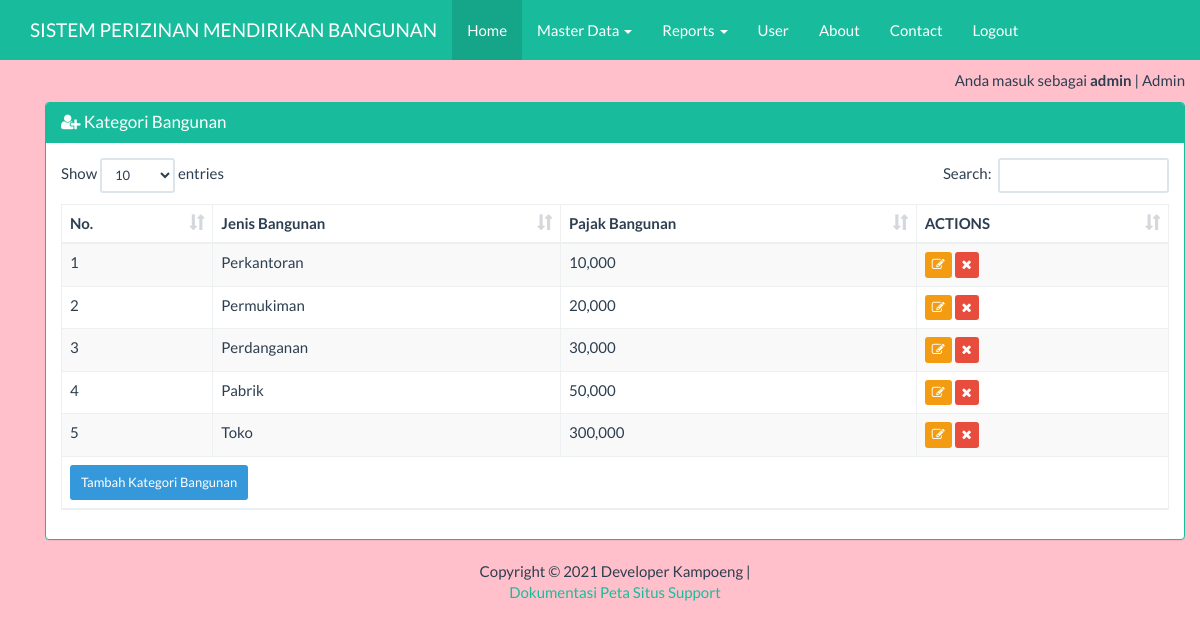
The page /?page=jenis&actions=tampil (signed in) on the database its author committed.
### tables this page shows
CREATE TABLE `tbl_jenis` (
  `id_jenis_bangunan` int(11) NOT NULL,
  `nama_jenis_bangunan` varchar(255) NOT NULL,
  `pajak_bangunan` int(11) NOT NULL
);

### views/jenis_tampil.php (the view, shortened to what this page needs)
<div class="container">
    <div class="row">
        <div class="col-xs-12">
            <div class="panel panel-success">
                <div class="panel-heading">
                    <h3 class="panel-title"><span class="fa fa-user-plus"></span> Kategori Bangunan</h3>
                </div>
                <div class="panel-body">
                    <table id="dtskripsi" class="table table-bordered table-striped table-hover">
                        <thead>
                            <tr>
                                <th>No.</th>
                                <th>Jenis Bangunan</th>
                                <th>Pajak Bangunan</th>
                                <th>ACTIONS</th>
                            </tr>
                        </thead>
                        <tbody>
                            <?php
                            $sql = "SELECT * FROM tbl_jenis";
                            $query = mysqli_query($koneksi, $sql) or die("SQL Anda Salah");
                            $nomor = 0;
                            while ($data = mysqli_fetch_array($query)) {
                                $nomor++;
                                ?>
                                <tr>
                                    <td><?= $nomor ?></td>
									<td><?= $data['nama_jenis_bangunan'] ?></td>
									<td><?= number_format($data['pajak_bangunan'])?></td>
                                    <td>
                                        <a href="?page=jenis&actions=edit&id=<?= $data['id_jenis_bangunan'] ?>" class="btn btn-warning btn-xs">
                                            <span class="fa fa-edit"></span>
                                        </a>
                                        <a href="?page=jenis&actions=delete&id=<?= $data['id_jenis_bangunan'] ?>" class="btn btn-danger btn-xs" onclick="return confirm('Yakin Hapus data <?= $data['nama_jenis_bangunan']; ?>?')">
                                            <span class="fa fa-remove"></span>
                                        </a>
                                    </td>
                                </tr>
                            <?php } ?>
                        </tbody>
                        <tfoot>
                            <tr>
                                <td colspan="7">
                                    <a href="?page=jenis&actions=tambah" class="btn btn-info btn-sm">
                                        Tambah Kategori Bangunan
                                    </a>
                                </td>
                            </tr>
                        </tfoot>
                    </table>
                </div>
            </div>
        </div>
    </div>
</div>

### index.php (style rules this page uses)
body { margin-top:70px; background-color:pink; }

### rows shown on the page
tbl_jenis: nama_jenis_bangunan "Perkantoran", pajak_bangunan "10,000"
tbl_jenis: nama_jenis_bangunan "Permukiman", pajak_bangunan "20,000"
tbl_jenis: nama_jenis_bangunan "Perdanganan", pajak_bangunan "30,000"
tbl_jenis: nama_jenis_bangunan "Pabrik", pajak_bangunan "50,000"
tbl_jenis: nama_jenis_bangunan "Toko", pajak_bangunan "300,000"

### other values the page prints
$_SESSION['username'] "admin"
